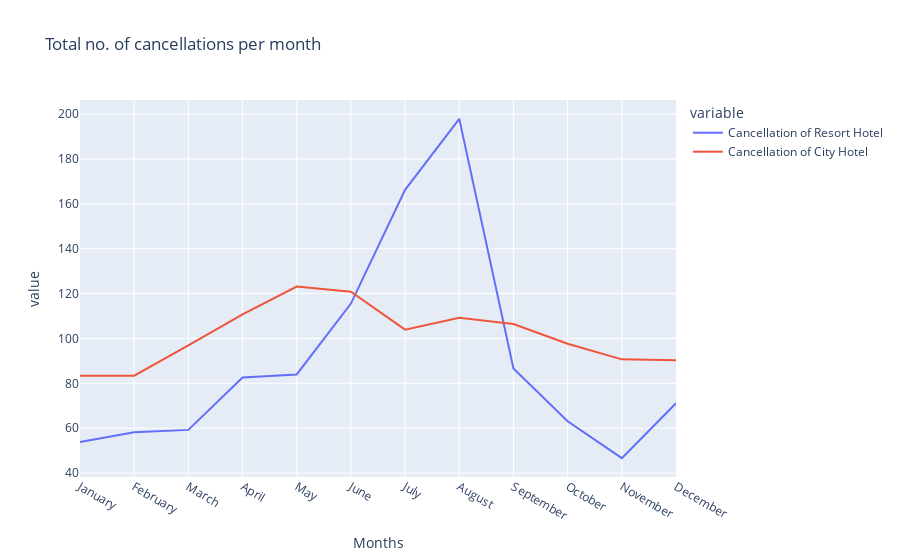

Notebook code for this chart:
### Code cell
px.line(final_RC1,x='Months',y=['Cancellation of Resort Hotel', 'Cancellation of City Hotel'],title='Total no. of cancellations per month')

### Figure 1 — Plotly figure (JSON) as saved in the notebook; plotly's stock layout.template omitted (floating-point values rounded to 4 significant figures)
{"data": [{"hovertemplate": "variable=Cancellation of Resort Hotel<br>Months=%{x}<br>value=%{y}<extra></extra>", "legendgroup": "Cancellation of Resort Hotel", "line": {"color": "#636efa", "dash": "solid"}, "mode": "lines", "name": "Cancellation of Resort Hotel", "orientation": "v", "showlegend": true, "type": "scatter", "x": ["January", "February", "March", "April", "May", "June", "July", "August", "September", "October", "November", "December"], "xaxis": "x", "y": [53.79, 58.22, 59.23, 82.62, 83.96, 115.6, 166.2, 197.9, 86.64, 63.07, 46.63, 71.1], "yaxis": "y"}, {"hovertemplate": "variable=Cancellation of City Hotel<br>Months=%{x}<br>value=%{y}<extra></extra>", "legendgroup": "Cancellation of City Hotel", "line": {"color": "#EF553B", "dash": "solid"}, "mode": "lines", "name": "Cancellation of City Hotel", "orientation": "v", "showlegend": true, "type": "scatter", "x": ["January", "February", "March", "April", "May", "June", "July", "August", "September", "October", "November", "December"], "xaxis": "x", "y": [83.4, 83.41, 96.9, 110.7, 123.1, 120.8, 103.9, 109.2, 106.5, 97.62, 90.67, 90.31], "yaxis": "y"}], "layout": {"legend": {"title": {"text": "variable"}, "tracegroupgap": 0}, "title": {"text": "Total no. of cancellations per month"}, "xaxis": {"anchor": "y", "domain": [0, 1], "title": {"text": "Months"}}, "yaxis": {"anchor": "x", "domain": [0, 1], "title": {"text": "value"}}}}
